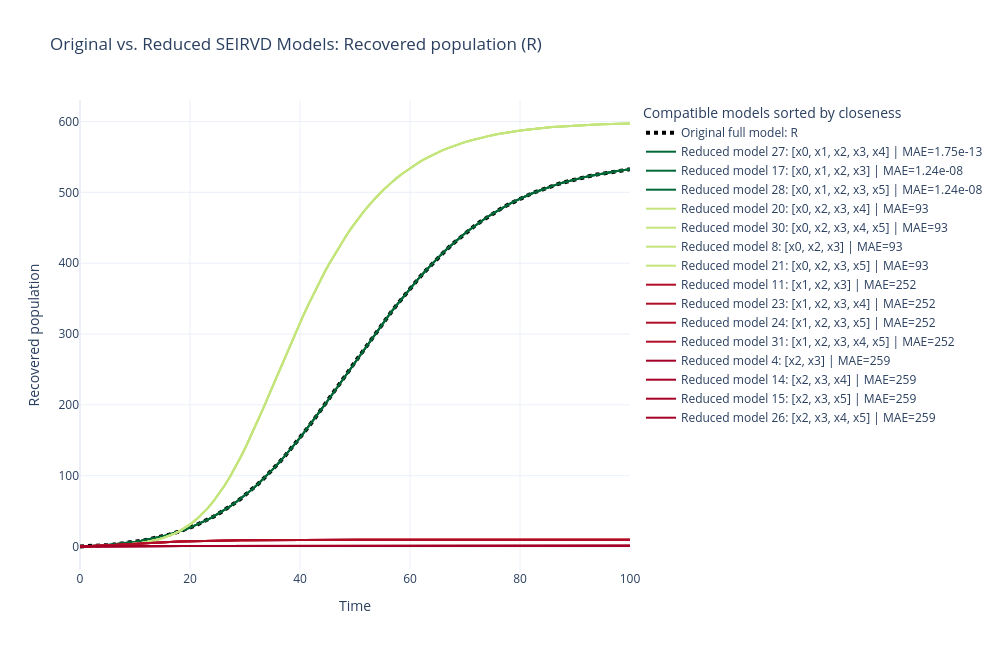

This figure's notebook cell:
### Markdown cell above
### Recovered Population ($R=x_3$)

The recovered population represents people who have moved out of the infected group. Tracking this variable helps measure recovery and the cumulative effect of the outbreak.

### Code cell
recovered_results = plot_reduced_models_for_state(3)
